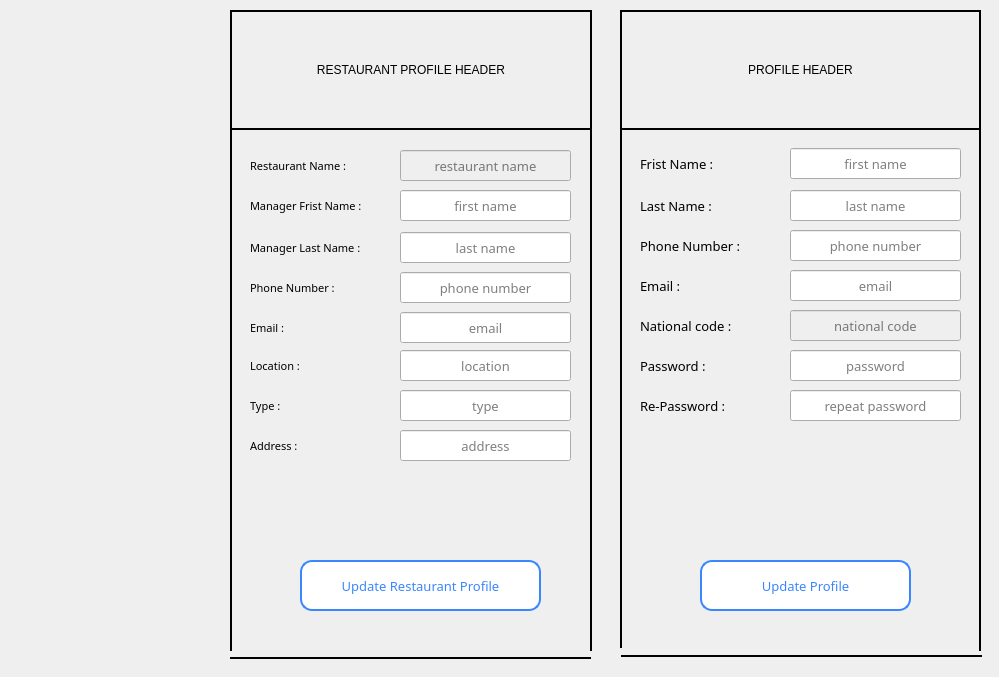
   <widget class="QWidget" name="widget">
    <attribute name="title">
     <string>Profile</string>
    </attribute>
    <widget class="Line" name="line_10">
     <property name="geometry">
      <rect>
       <x>230</x>
       <y>648</y>
       <width>361</width>
       <height>20</height>
      </rect>
     </property>
     <property name="frameShadow">
      <enum>QFrame::Plain</enum>
     </property>
     <property name="lineWidth">
      <number>2</number>
     </property>
     <property name="orientation">
      <enum>Qt::Horizontal</enum>
     </property>
    </widget>
    <widget class="Line" name="line_11">
     <property name="geometry">
      <rect>
       <x>581</x>
       <y>120</y>
       <width>20</width>
       <height>531</height>
      </rect>
     </property>
     <property name="frameShadow">
      <enum>QFrame::Plain</enum>
     </property>
     <property name="lineWidth">
      <number>2</number>
     </property>
     <property name="midLineWidth">
      <number>0</number>
     </property>
     <property name="orientation">
      <enum>Qt::Vertical</enum>
     </property>
    </widget>
    <widget class="Line" name="line_12">
     <property name="geometry">
      <rect>
       <x>221</x>
       <y>130</y>
       <width>20</width>
       <height>521</height>
      </rect>
     </property>
     <property name="frameShadow">
      <enum>QFrame::Plain</enum>
     </property>
     <property name="lineWidth">
      <number>2</number>
     </property>
     <property name="orientation">
      <enum>Qt::Vertical</enum>
     </property>
    </widget>
    <widget class="QLabel" name="restaurant_info_header">
     <property name="geometry">
      <rect>
       <x>230</x>
       <y>10</y>
       <width>362</width>
       <height>120</height>
      </rect>
     </property>
     <property name="frameShape">
      <enum>QFrame::WinPanel</enum>
     </property>
     <property name="text">
      <string>RESTAURANT PROFILE HEADER</string>
     </property>
     <property name="alignment">
      <set>Qt::AlignCenter</set>
     </property>
    </widget>
    <widget class="Line" name="line_13">
     <property name="geometry">
      <rect>
       <x>621</x>
       <y>648</y>
       <width>361</width>
       <height>16</height>
      </rect>
     </property>
     <property name="frameShadow">
      <enum>QFrame::Plain</enum>
     </property>
     <property name="lineWidth">
      <number>2</number>
     </property>
     <property name="orientation">
      <enum>Qt::Horizontal</enum>
     </property>
    </widget>
    <widget class="Line" name="line_14">
     <property name="geometry">
      <rect>
       <x>970</x>
       <y>120</y>
       <width>20</width>
       <height>531</height>
      </rect>
     </property>
     <property name="frameShadow">
      <enum>QFrame::Plain</enum>
     </property>
     <property name="lineWidth">
      <number>2</number>
     </property>
     <property name="midLineWidth">
      <number>0</number>
     </property>
     <property name="orientation">
      <enum>Qt::Vertical</enum>
     </property>
    </widget>
    <widget class="QLineEdit" name="first_name_input">
     <property name="geometry">
      <rect>
       <x>790</x>
       <y>148</y>
       <width>171</width>
       <height>31</height>
      </rect>
     </property>
     <property name="font">
      <font>
       <family>MV Boli</family>
       <pointsize>10</pointsize>
      </font>
     </property>
     <property name="text">
      <string/>
     </property>
     <property name="alignment">
      <set>Qt::AlignCenter</set>
     </property>
     <property name="placeholderText">
      <string>first name</string>
     </property>
     <property name="clearButtonEnabled">
      <bool>false</bool>
     </property>
    </widget>
    <widget class="Line" name="line_15">
     <property name="geometry">
      <rect>
       <x>611</x>
       <y>127</y>
       <width>20</width>
       <height>521</height>
      </rect>
     </property>
     <property name="frameShadow">
      <enum>QFrame::Plain</enum>
     </property>
     <property name="lineWidth">
      <number>2</number>
     </property>
     <property name="orientation">
      <enum>Qt::Vertical</enum>
     </property>
    </widget>
    <widget class="QLabel" name="profile_header">
     <property name="geometry">
      <rect>
       <x>620</x>
       <y>10</y>
       <width>361</width>
       <height>120</height>
      </rect>
     </property>
     <property name="frameShape">
      <enum>QFrame::WinPanel</enum>
     </property>
     <property name="text">
      <string>PROFILE HEADER</string>
     </property>
     <property name="alignment">
      <set>Qt::AlignCenter</set>
     </property>
    </widget>
    <widget class="QLabel" name="first_name_label">
     <property name="geometry">
      <rect>
       <x>640</x>
       <y>148</y>
       <width>141</width>
       <height>31</height>
      </rect>
     </property>
     <property name="font">
      <font>
       <family>MV Boli</family>
       <pointsize>10</pointsize>
      </font>
     </property>
     <property name="text">
      <string>Frist Name :</string>
     </property>
    </widget>
    <widget class="QLineEdit" name="last_name_input">
     <property name="geometry">
      <rect>
       <x>790</x>
       <y>190</y>
       <width>171</width>
       <height>31</height>
      </rect>
     </property>
     <property name="font">
      <font>
       <family>MV Boli</family>
       <pointsize>10</pointsize>
      </font>
     </property>
     <property name="text">
      <string/>
     </property>
     <property name="alignment">
      <set>Qt::AlignCenter</set>
     </property>
     <property name="placeholderText">
      <string>last name</string>
     </property>
     <property name="clearButtonEnabled">
      <bool>false</bool>
     </property>
    </widget>
    <widget class="QLabel" name="last_name_label">
     <property name="geometry">
      <rect>
       <x>640</x>
       <y>190</y>
       <width>141</width>
       <height>31</height>
      </rect>
     </property>
     <property name="font">
      <font>
       <family>MV Boli</family>
       <pointsize>10</pointsize>
      </font>
     </property>
     <property name="text">
      <string>Last Name :</string>
     </property>
    </widget>
    <widget class="QLineEdit" name="phone_number_input">
     <property name="geometry">
      <rect>
       <x>790</x>
       <y>230</y>
       <width>171</width>
       <height>31</height>
      </rect>
     </property>
     <property name="font">
      <font>
       <family>MV Boli</family>
       <pointsize>10</pointsize>
      </font>
     </property>
     <property name="text">
      <string/>
     </property>
     <property name="alignment">
      <set>Qt::AlignCenter</set>
     </property>
     <property name="placeholderText">
      <string>phone number</string>
     </property>
     <property name="clearButtonEnabled">
      <bool>false</bool>
     </property>
    </widget>
    <widget class="QLabel" name="phone_number_label">
     <property name="geometry">
      <rect>
       <x>640</x>
       <y>230</y>
       <width>141</width>
       <height>31</height>
      </rect>
     </property>
     <property name="font">
      <font>
       <family>MV Boli</family>
       <pointsize>10</pointsize>
      </font>
     </property>
     <property name="text">
      <string>Phone Number :</string>
     </property>
    </widget>
    <widget class="QLineEdit" name="email_input">
     <property name="geometry">
      <rect>
       <x>790</x>
       <y>270</y>
       <width>171</width>
       <height>31</height>
      </rect>
     </property>
     <property name="font">
      <font>
       <family>MV Boli</family>
       <pointsize>10</pointsize>
      </font>
     </property>
     <property name="text">
      <string/>
     </property>
     <property name="alignment">
      <set>Qt::AlignCenter</set>
     </property>
     <property name="placeholderText">
      <string>email</string>
     </property>
     <property name="clearButtonEnabled">
      <bool>false</bool>
     </property>
    </widget>
    <widget class="QLabel" name="email_label">
     <property name="geometry">
      <rect>
       <x>640</x>
       <y>270</y>
       <width>141</width>
       <height>31</height>
      </rect>
     </property>
     <property name="font">
      <font>
       <family>MV Boli</family>
       <pointsize>10</pointsize>
      </font>
     </property>
     <property name="text">
      <string>Email :</string>
     </property>
    </widget>
    <widget class="QLineEdit" name="national_code_input">
     <property name="enabled">
      <bool>false</bool>
     </property>
     <property name="geometry">
      <rect>
       <x>790</x>
       <y>310</y>
       <width>171</width>
       <height>31</height>
      </rect>
     </property>
     <property name="font">
      <font>
       <family>MV Boli</family>
       <pointsize>10</pointsize>
      </font>
     </property>
     <property name="styleSheet">
      <string notr="true">QLineEdit:disabled{
color: rgb(0, 0, 0);
}</string>
     </property>
     <property name="text">
      <string/>
     </property>
     <property name="alignment">
      <set>Qt::AlignCenter</set>
     </property>
     <property name="readOnly">
      <bool>false</bool>
     </property>
     <property name="placeholderText">
      <string>national code</string>
     </property>
     <property name="clearButtonEnabled">
      <bool>false</bool>
     </property>
    </widget>
    <widget class="QLabel" name="national_code_label">
     <property name="geometry">
      <rect>
       <x>640</x>
       <y>310</y>
       <width>141</width>
       <height>31</height>
      </rect>
     </property>
     <property name="font">
      <font>
       <family>MV Boli</family>
       <pointsize>10</pointsize>
      </font>
     </property>
     <property name="text">
      <string>National code :</string>
     </property>
    </widget>
    <widget class="QLineEdit" name="password_input">
     <property name="geometry">
      <rect>
       <x>790</x>
       <y>350</y>
       <width>171</width>
       <height>31</height>
      </rect>
     </property>
     <property name="font">
      <font>
       <family>MV Boli</family>
       <pointsize>10</pointsize>
      </font>
     </property>
     <property name="text">
      <string/>
     </property>
     <property name="echoMode">
      <enum>QLineEdit::Password</enum>
     </property>
     <property name="alignment">
      <set>Qt::AlignCenter</set>
     </property>
     <property name="placeholderText">
      <string>password</string>
     </property>
     <property name="clearButtonEnabled">
      <bool>false</bool>
     </property>
    </widget>
    <widget class="QLabel" name="password_label">
     <property name="geometry">
      <rect>
       <x>640</x>
       <y>350</y>
       <width>141</width>
       <height>31</height>
      </rect>
     </property>
     <property name="font">
      <font>
       <family>MV Boli</family>
       <pointsize>10</pointsize>
      </font>
     </property>
     <property name="text">
      <string>Password :</string>
     </property>
    </widget>
    <widget class="QLineEdit" name="re_password_input">
     <property name="geometry">
      <rect>
       <x>790</x>
       <y>390</y>
       <width>171</width>
       <height>31</height>
      </rect>
     </property>
     <property name="font">
      <font>
       <family>MV Boli</family>
       <pointsize>10</pointsize>
      </font>
     </property>
     <property name="text">
      <string/>
     </property>
     <property name="echoMode">
      <enum>QLineEdit::Password</enum>
     </property>
     <property name="alignment">
      <set>Qt::AlignCenter</set>
     </property>
     <property name="placeholderText">
      <string>repeat password</string>
     </property>
     <property name="clearButtonEnabled">
      <bool>false</bool>
     </property>
    </widget>
    <widget class="QLabel" name="re_password_label">
     <property name="geometry">
      <rect>
       <x>640</x>
       <y>390</y>
       <width>141</width>
       <height>31</height>
      </rect>
     </property>
     <property name="font">
      <font>
       <family>MV Boli</family>
       <pointsize>10</pointsize>
      </font>
     </property>
     <property name="text">
      <string>Re-Password :</string>
     </property>
    </widget>
    <widget class="QPushButton" name="update_profile_submit">
     <property name="geometry">
      <rect>
       <x>700</x>
       <y>560</y>
       <width>211</width>
       <height>51</height>
      </rect>
     </property>
     <property name="font">
      <font>
       <family>MV Boli</family>
       <pointsize>10</pointsize>
       <weight>50</weight>
       <italic>false</italic>
       <bold>false</bold>
      </font>
     </property>
     <property name="styleSheet">
      <string notr="true">QPushButton{
	color: rgb(58, 134, 255);
	font: 10pt &quot;MV Boli&quot;;
	background-color: white;
	border: 2px solid rgb(58, 134, 255);
    border-radius: 12px;
}

QPushButton:hover:!pressed   {
	background-color: qlineargradient(spread:pad, x1:0, y1:0, x2:0.857143, y2:0.857955, stop:1 rgba(10, 242, 251, 255), stop:0 rgba(224, 6, 159, 255));
  color: white;
}

QPushButton:pressed   {
  background-color: rgba(224, 6, 159, 255);
  color: white;
}
</string>
     </property>
     <property name="text">
      <string>Update Profile</string>
     </property>
     <property name="checkable">
      <bool>false</bool>
     </property>
    </widget>
    <widget class="QLineEdit" name="address_input">
     <property name="enabled">
      <bool>true</bool>
     </property>
     <property name="geometry">
      <rect>
       <x>400</x>
       <y>430</y>
       <width>171</width>
       <height>31</height>
      </rect>
     </property>
     <property name="font">
      <font>
       <family>MV Boli</family>
       <pointsize>10</pointsize>
      </font>
     </property>
     <property name="styleSheet">
      <string notr="true">QLineEdit:disabled{
color: rgb(0, 0, 0);
}</string>
     </property>
     <property name="text">
      <string/>
     </property>
     <property name="alignment">
      <set>Qt::AlignCenter</set>
     </property>
     <property name="readOnly">
      <bool>false</bool>
     </property>
     <property name="placeholderText">
      <string>address</string>
     </property>
     <property name="clearButtonEnabled">
      <bool>false</bool>
     </property>
    </widget>
    <widget class="QLineEdit" name="manager_first_name_input">
     <property name="enabled">
      <bool>true</bool>
     </property>
     <property name="geometry">
      <rect>
       <x>400</x>
       <y>190</y>
       <width>171</width>
       <height>31</height>
      </rect>
     </property>
     <property name="font">
      <font>
       <family>MV Boli</family>
       <pointsize>10</pointsize>
      </font>
     </property>
     <property name="styleSheet">
      <string notr="true">QLineEdit:disabled{
color: rgb(0, 0, 0);
}</string>
     </property>
     <property name="text">
      <string/>
     </property>
     <property name="alignment">
      <set>Qt::AlignCenter</set>
     </property>
     <property name="readOnly">
      <bool>false</bool>
     </property>
     <property name="placeholderText">
      <string>first name</string>
     </property>
     <property name="clearButtonEnabled">
      <bool>false</bool>
     </property>
    </widget>
    <widget class="QLabel" name="restaurant_email_label">
     <property name="geometry">
      <rect>
       <x>250</x>
       <y>312</y>
       <width>141</width>
       <height>31</height>
      </rect>
     </property>
     <property name="font">
      <font>
       <family>MV Boli</family>
       <pointsize>8</pointsize>
      </font>
     </property>
     <property name="text">
      <string>Email :</string>
     </property>
    </widget>
    <widget class="QLineEdit" name="location_input">
     <property name="enabled">
      <bool>true</bool>
     </property>
     <property name="geometry">
      <rect>
       <x>400</x>
       <y>350</y>
       <width>171</width>
       <height>31</height>
      </rect>
     </property>
     <property name="font">
      <font>
       <family>MV Boli</family>
       <pointsize>10</pointsize>
      </font>
     </property>
     <property name="styleSheet">
      <string notr="true">QLineEdit:disabled{
color: rgb(0, 0, 0);
}</string>
     </property>
     <property name="text">
      <string/>
     </property>
     <property name="alignment">
      <set>Qt::AlignCenter</set>
     </property>
     <property name="readOnly">
      <bool>false</bool>
     </property>
     <property name="placeholderText">
      <string>location</string>
     </property>
     <property name="clearButtonEnabled">
      <bool>false</bool>
     </property>
    </widget>
    <widget class="QLineEdit" name="manager_last_name_input">
     <property name="enabled">
      <bool>true</bool>
     </property>
     <property name="geometry">
      <rect>
       <x>400</x>
       <y>232</y>
       <width>171</width>
       <height>31</height>
      </rect>
     </property>
     <property name="font">
      <font>
       <family>MV Boli</family>
       <pointsize>10</pointsize>
      </font>
     </property>
     <property name="styleSheet">
      <string notr="true">QLineEdit:disabled{
color: rgb(0, 0, 0);
}</string>
     </property>
     <property name="text">
      <string/>
     </property>
     <property name="alignment">
      <set>Qt::AlignCenter</set>
     </property>
     <property name="readOnly">
      <bool>false</bool>
     </property>
     <property name="placeholderText">
      <string>last name</string>
     </property>
     <property name="clearButtonEnabled">
      <bool>false</bool>
     </property>
    </widget>
    <widget class="QLineEdit" name="restaurant_email_input">
     <property name="enabled">
      <bool>true</bool>
     </property>
     <property name="geometry">
      <rect>
       <x>400</x>
       <y>312</y>
       <width>171</width>
       <height>31</height>
      </rect>
     </property>
     <property name="font">
      <font>
       <family>MV Boli</family>
       <pointsize>10</pointsize>
      </font>
     </property>
     <property name="styleSheet">
      <string notr="true">QLineEdit:disabled{
color: rgb(0, 0, 0);
}</string>
     </property>
     <property name="text">
      <string/>
     </property>
     <property name="alignment">
      <set>Qt::AlignCenter</set>
     </property>
     <property name="readOnly">
      <bool>false</bool>
     </property>
     <property name="placeholderText">
      <string>email</string>
     </property>
     <property name="clearButtonEnabled">
      <bool>false</bool>
     </property>
    </widget>
    <widget class="QLabel" name="manager_last_name_label">
     <property name="geometry">
      <rect>
       <x>250</x>
       <y>232</y>
       <width>141</width>
       <height>31</height>
      </rect>
     </property>
     <property name="font">
      <font>
       <family>MV Boli</family>
       <pointsize>8</pointsize>
      </font>
     </property>
     <property name="text">
      <string>Manager Last Name :</string>
     </property>
    </widget>
    <widget class="QLabel" name="restaurant_phone_number_label">
     <property name="geometry">
      <rect>
       <x>250</x>
       <y>272</y>
       <width>141</width>
       <height>31</height>
      </rect>
     </property>
     <property name="font">
      <font>
       <family>MV Boli</family>
       <pointsize>8</pointsize>
      </font>
     </property>
     <property name="text">
      <string>Phone Number :</string>
     </property>
    </widget>
    <widget class="QLabel" name="address_label">
     <property name="geometry">
      <rect>
       <x>250</x>
       <y>430</y>
       <width>141</width>
       <height>31</height>
      </rect>
     </property>
     <property name="font">
      <font>
       <family>MV Boli</family>
       <pointsize>8</pointsize>
      </font>
     </property>
     <property name="text">
      <string>Address :</string>
     </property>
    </widget>
    <widget class="QLineEdit" name="restaurant_phone_number_input">
     <property name="enabled">
      <bool>true</bool>
     </property>
     <property name="geometry">
      <rect>
       <x>400</x>
       <y>272</y>
       <width>171</width>
       <height>31</height>
      </rect>
     </property>
     <property name="font">
      <font>
       <family>MV Boli</family>
       <pointsize>10</pointsize>
      </font>
     </property>
     <property name="styleSheet">
      <string notr="true">QLineEdit:disabled{
color: rgb(0, 0, 0);
}</string>
     </property>
     <property name="text">
      <string/>
     </property>
     <property name="alignment">
      <set>Qt::AlignCenter</set>
     </property>
     <property name="readOnly">
      <bool>false</bool>
     </property>
     <property name="placeholderText">
      <string>phone number</string>
     </property>
     <property name="clearButtonEnabled">
      <bool>false</bool>
     </property>
    </widget>
    <widget class="QLabel" name="type_label">
     <property name="geometry">
      <rect>
       <x>250</x>
       <y>390</y>
       <width>141</width>
       <height>31</height>
      </rect>
     </property>
     <property name="font">
      <font>
       <family>MV Boli</family>
       <pointsize>8</pointsize>
      </font>
     </property>
     <property name="text">
      <string>Type :</string>
     </property>
    </widget>
    <widget class="QLineEdit" name="type_input">
     <property name="enabled">
      <bool>true</bool>
     </property>
     <property name="geometry">
      <rect>
       <x>400</x>
       <y>390</y>
       <width>171</width>
       <height>31</height>
      </rect>
     </property>
     <property name="font">
      <font>
       <family>MV Boli</family>
       <pointsize>10</pointsize>
      </font>
     </property>
     <property name="styleSheet">
      <string notr="true">QLineEdit:disabled{
color: rgb(0, 0, 0);
}</string>
     </property>
     <property name="text">
      <string/>
     </property>
     <property name="alignment">
      <set>Qt::AlignCenter</set>
     </property>
     <property name="readOnly">
      <bool>false</bool>
     </property>
     <property name="placeholderText">
      <string>type</string>
     </property>
     <property name="clearButtonEnabled">
      <bool>false</bool>
     </property>
    </widget>
    <widget class="QLabel" name="location_label">
     <property name="geometry">
      <rect>
       <x>250</x>
       <y>350</y>
       <width>141</width>
       <height>31</height>
      </rect>
     </property>
     <property name="font">
      <font>
       <family>MV Boli</family>
       <pointsize>8</pointsize>
      </font>
     </property>
     <property name="text">
      <string>Location :</string>
     </property>
    </widget>
    <widget class="QLabel" name="manager_first_name_label">
     <property name="geometry">
      <rect>
       <x>250</x>
       <y>190</y>
       <width>141</width>
       <height>31</height>
      </rect>
     </property>
     <property name="font">
      <font>
       <family>MV Boli</family>
       <pointsize>8</pointsize>
      </font>
     </property>
     <property name="text">
      <string>Manager Frist Name :</string>
     </property>
    </widget>
    <widget class="QLineEdit" name="restaurant_name_input">
     <property name="enabled">
      <bool>false</bool>
     </property>
     <property name="geometry">
      <rect>
       <x>400</x>
       <y>150</y>
       <width>171</width>
       <height>31</height>
      </rect>
     </property>
     <property name="font">
      <font>
       <family>MV Boli</family>
       <pointsize>10</pointsize>
      </font>
     </property>
     <property name="styleSheet">
      <string notr="true">QLineEdit:disabled{
color: rgb(0, 0, 0);
}</string>
     </property>
     <property name="text">
      <string/>
     </property>
     <property name="alignment">
      <set>Qt::AlignCenter</set>
     </property>
     <property name="readOnly">
      <bool>false</bool>
     </property>
     <property name="placeholderText">
      <string>restaurant name</string>
     </property>
     <property name="clearButtonEnabled">
      <bool>false</bool>
     </property>
    </widget>
    <widget class="QLabel" name="restaurant_name_label">
     <property name="geometry">
      <rect>
       <x>250</x>
       <y>150</y>
       <width>141</width>
       <height>31</height>
      </rect>
     </property>
     <property name="font">
      <font>
       <family>MV Boli</family>
       <pointsize>8</pointsize>
      </font>
     </property>
     <property name="text">
      <string>Restaurant Name :</string>
     </property>
    </widget>
    <widget class="QPushButton" name="update_restaurant_profile">
     <property name="geometry">
      <rect>
       <x>300</x>
       <y>560</y>
       <width>241</width>
       <height>51</height>
      </rect>
     </property>
     <property name="font">
      <font>
       <family>MV Boli</family>
       <pointsize>10</pointsize>
       <weight>50</weight>
       <italic>false</italic>
       <bold>false</bold>
      </font>
     </property>
     <property name="styleSheet">
      <string notr="true">QPushButton{
	color: rgb(58, 134, 255);
	font: 10pt &quot;MV Boli&quot;;
	background-color: white;
	border: 2px solid rgb(58, 134, 255);
    border-radius: 12px;
}

QPushButton:hover:!pressed   {
	background-color: qlineargradient(spread:pad, x1:0, y1:0, x2:0.857143, y2:0.857955, stop:1 rgba(10, 242, 251, 255), stop:0 rgba(224, 6, 159, 255));
  color: white;
}

QPushButton:pressed   {
  background-color: rgba(224, 6, 159, 255);
  color: white;
}
</string>
     </property>
     <property name="text">
      <string>Update Restaurant Profile</string>
     </property>
     <property name="checkable">
      <bool>false</bool>
     </property>
    </widget>
    <widget class="QLabel" name="error2">
     <property name="geometry">
      <rect>
       <x>640</x>
       <y>440</y>
       <width>321</width>
       <height>20</height>
      </rect>
     </property>
     <property name="styleSheet">
      <string notr="true">QLabel {
color: rgb(255, 30, 10);
}</string>
     </property>
     <property name="text">
      <string/>
     </property>
     <property name="alignment">
      <set>Qt::AlignCenter</set>
     </property>
    </widget>
    <widget class="QLabel" name="error3">
     <property name="geometry">
      <rect>
       <x>250</x>
       <y>480</y>
       <width>321</width>
       <height>20</height>
      </rect>
     </property>
     <property name="styleSheet">
      <string notr="true">QLabel {
color: rgb(255, 30, 10);
}</string>
     </property>
     <property name="text">
      <string/>
     </property>
     <property name="alignment">
      <set>Qt::AlignCenter</set>
     </property>
    </widget>
   </widget>
